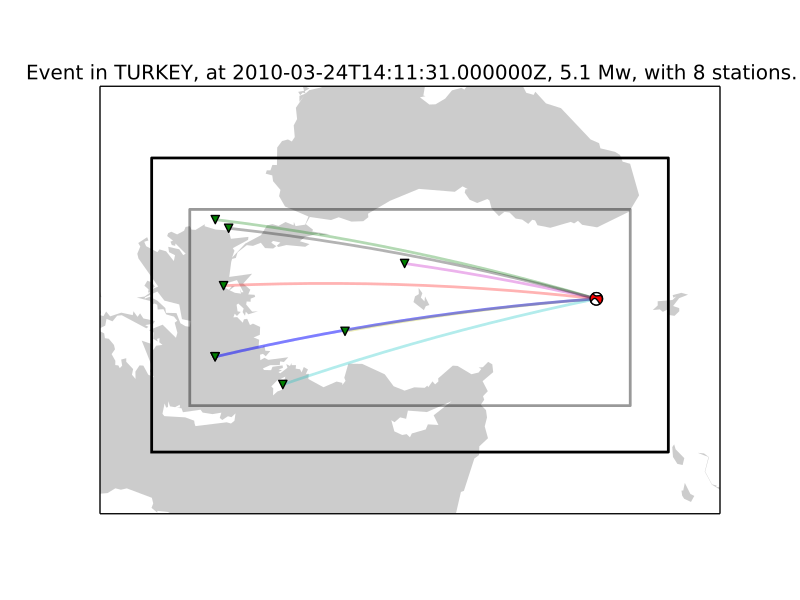

Source code (Python):
import matplotlib.pylab as plt
from obspy import UTCDateTime
import lasif.visualization
map = lasif.visualization.plot_domain(34.1, 42.9, 23.1, 42.9, 1.46,
    rotation_axis=[0.0, 0.0, 1.0], rotation_angle_in_degree=0.0,
    show_plot=False, zoom=True)
event_info = {'depth_in_km': 4.5, 'region': 'TURKEY', 'longitude': 40.14,
    'magnitude': 5.1, 'magnitude_type': 'Mwc', 'latitude': 38.82,
    'origin_time': UTCDateTime(2010, 3, 24, 14, 11, 31)}
stations = {u'GE.APE': {'latitude': 37.0689, 'local_depth': 0.0,
    'elevation': 620.0, 'longitude': 25.5306}, u'HL.ARG': {'latitude':
    36.216, 'local_depth': 0.0, 'elevation': 170.0, 'longitude': 28.126},
    u'IU.ANTO': {'latitude': 39.868, 'local_depth': None, 'elevation':
    1090.0, 'longitude': 32.7934}, u'GE.ISP': {'latitude': 37.8433,
    'local_depth': 5.0, 'elevation': 1100.0, 'longitude': 30.5093},
    u'HL.RDO': {'latitude': 41.146, 'local_depth': 0.0, 'elevation': 100.0,
    'longitude': 25.538}, u'HT.SIGR': {'latitude': 39.2114, 'local_depth':
    0.0, 'elevation': 93.0, 'longitude': 25.8553}, u'HT.ALN': {'latitude':
    40.8957, 'local_depth': 0.0, 'elevation': 110.0, 'longitude': 26.0497},
    u'HL.APE': {'latitude': 37.0689, 'local_depth': 0.0, 'elevation':
    620.0, 'longitude': 25.5306}}
lasif.visualization.plot_stations_for_event(map_object=map,
    station_dict=stations, event_info=event_info)
# Create event.
from obspy.core.event import *
cat = Catalog(events=[])
ev = Event()
ev.filename = "example.xml"
cat.append(ev)
org = Origin()
fm = FocalMechanism()
mt = MomentTensor()
t = Tensor()
ev.origins.append(org)
ev.focal_mechanisms.append(fm)
fm.moment_tensor = mt
mt.tensor = t
org.latitude = 38.82
org.longitude = 40.14
org.depth = 10000
t.m_rr = 5.47e+15
t.m_tt = -4.11e+16
t.m_pp = 3.56e+16
t.m_rt = 2.26e+16
t.m_rp = -2.25e+16
t.m_tp = 1.92e+16
ev.magnitudes.append(Magnitude(mag=5.1, magnitude_type="Mw"))
lasif.visualization.plot_events(cat, map)
plt.show()
